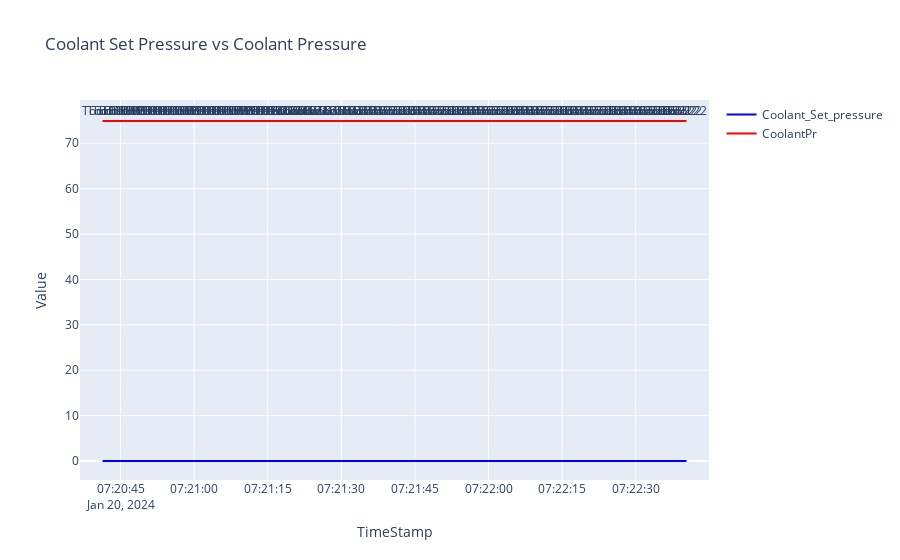

The cell this chart's notebook holds for it:
### Code cell
### Tool 22 ---->20th Jan, 2024


import plotly.graph_objects as go

trace1 = go.Scatter(x=tool22_on_20Jan.index, y=tool22_on_20Jan['Coolant_Set_pressure'], mode='lines', name='Coolant_Set_pressure', line=dict(color='blue'))

trace2 = go.Scatter(x=tool22_on_20Jan.index, y=tool22_on_20Jan['CoolantPr'], mode='lines', name='CoolantPr', line=dict(color='red'))

annotations = []
for timestamp, coolant_pressure, present_tool in zip(tool22_on_20Jan.index, tool22_on_20Jan['CoolantPr'], tool22_on_20Jan['PresentTool']):
    annotations.append(dict(x=timestamp, y=coolant_pressure, text=f'Tool {present_tool}', showarrow=False, xanchor='center', yanchor='bottom'))


layout = go.Layout(
    title='Coolant Set Pressure vs Coolant Pressure',
    xaxis=dict(title='TimeStamp'),
    yaxis=dict(title='Value'),
    annotations=annotations
)


fig = go.Figure(data=[trace1, trace2], layout=layout)


fig.show()

### Figure 1 — Plotly figure (JSON) as saved in the notebook; plotly's stock layout.template omitted (floating-point values rounded to 4 significant figures)
{"data": [{"line": {"color": "blue"}, "mode": "lines", "name": "Coolant_Set_pressure", "type": "scatter", "x": ["2024-01-20T07:20:41.330000", "2024-01-20T07:20:42.330000", "2024-01-20T07:20:43.330000", "2024-01-20T07:20:44.330000", "2024-01-20T07:20:45.330000", "2024-01-20T07:20:46.330000", "2024-01-20T07:20:47.330000", "2024-01-20T07:20:48.330000", "2024-01-20T07:20:49.330000", "2024-01-20T07:20:50.330000", "2024-01-20T07:20:51.330000", "2024-01-20T07:20:52.330000", "2024-01-20T07:20:53.330000", "2024-01-20T07:20:54.330000", "2024-01-20T07:20:55.330000", "2024-01-20T07:20:56.330000", "2024-01-20T07:20:57.330000", "2024-01-20T07:20:58.330000", "2024-01-20T07:20:59.330000", "2024-01-20T07:21:00.330000", "2024-01-20T07:21:01.330000", "2024-01-20T07:21:02.330000", "2024-01-20T07:21:03.330000", "2024-01-20T07:21:04.330000", "2024-01-20T07:21:05.330000", "2024-01-20T07:21:06.333000", "2024-01-20T07:21:07.347000", "2024-01-20T07:21:08.347000", "2024-01-20T07:21:09.347000", "2024-01-20T07:21:10.347000", "2024-01-20T07:21:11.347000", "2024-01-20T07:21:12.347000", "2024-01-20T07:21:13.347000", "2024-01-20T07:21:14.347000", "2024-01-20T07:21:15.347000", "2024-01-20T07:21:16.347000", "2024-01-20T07:21:17.347000", "2024-01-20T07:21:18.347000", "2024-01-20T07:21:19.347000", "2024-01-20T07:21:20.347000", "2024-01-20T07:21:21.350000", "2024-01-20T07:21:22.347000", "2024-01-20T07:21:23.347000", "2024-01-20T07:21:24.347000", "2024-01-20T07:21:25.347000", "2024-01-20T07:21:26.347000", "2024-01-20T07:21:27.347000", "2024-01-20T07:21:28.347000", "2024-01-20T07:21:29.347000", "2024-01-20T07:21:30.347000", "2024-01-20T07:21:31.347000", "2024-01-20T07:21:32.347000", "2024-01-20T07:21:33.347000", "2024-01-20T07:21:34.347000", "2024-01-20T07:21:35.347000", "2024-01-20T07:21:36.347000", "2024-01-20T07:21:37.347000", "2024-01-20T07:21:38.347000", "2024-01-20T07:21:39.347000", "2024-01-20T07:21:40.347000", "2024-01-20T07:21:41.347000", "2024-01-20T07:21:42.347000", "2024-01-20T07:21:43.347000", "2024-01-20T07:21:44.347000", "2024-01-20T07:21:45.347000", "2024-01-20T07:21:46.347000", "2024-01-20T07:21:47.347000", "2024-01-20T07:21:48.347000", "2024-01-20T07:21:49.347000", "2024-01-20T07:21:50.347000", "2024-01-20T07:21:51.347000", "2024-01-20T07:21:52.347000", "2024-01-20T07:21:53.347000", "2024-01-20T07:21:54.347000", "2024-01-20T07:21:55.347000", "2024-01-20T07:21:56.347000", "2024-01-20T07:21:57.347000", "2024-01-20T07:21:58.347000", "2024-01-20T07:21:59.347000", "2024-01-20T07:22:00.347000", "2024-01-20T07:22:01.347000", "2024-01-20T07:22:02.347000", "2024-01-20T07:22:03.347000", "2024-01-20T07:22:04.347000", "2024-01-20T07:22:05.347000", "2024-01-20T07:22:06.347000", "2024-01-20T07:22:07.347000", "2024-01-20T07:22:08.347000", "2024-01-20T07:22:09.347000", "2024-01-20T07:22:10.347000", "2024-01-20T07:22:11.347000", "2024-01-20T07:22:12.347000", "2024-01-20T07:22:13.347000", "2024-01-20T07:22:14.347000", "2024-01-20T07:22:15.347000", "2024-01-20T07:22:16.347000", "2024-01-20T07:22:17.347000", "2024-01-20T07:22:18.347000", "2024-01-20T07:22:19.347000", "2024-01-20T07:22:20.347000", "2024-01-20T07:22:21.347000", "2024-01-20T07:22:22.347000", "2024-01-20T07:22:23.347000", "2024-01-20T07:22:24.347000", "2024-01-20T07:22:25.347000", "2024-01-20T07:22:26.347000", "2024-01-20T07:22:27.347000", "2024-01-20T07:22:28.347000", "2024-01-20T07:22:29.347000", "2024-01-20T07:22:30.347000", "2024-01-20T07:22:31.347000", "2024-01-20T07:22:32.347000", "2024-01-20T07:22:33.347000", "2024-01-20T07:22:34.347000", "2024-01-20T07:22:35.347000", "2024-01-20T07:22:36.347000", "2024-01-20T07:22:37.347000", "2024-01-20T07:22:38.347000", "2024-01-20T07:22:39.347000", "2024-01-20T07:22:40.347000"], "y": [0, 0, 0, 0, 0, 0, 0, 0, 0, 0, 0, 0, 0, 0, 0, 0, 0, 0, 0, 0, 0, 0, 0, 0, 0, 0, 0, 0, 0, 0, 0, 0, 0, 0, 0, 0, 0, 0, 0, 0, 0, 0, 0, 0, 0, 0, 0, 0, 0, 0, 0, 0, 0, 0, 0, 0, 0, 0, 0, 0, 0, 0, 0, 0, 0, 0, 0, 0, 0, 0, 0, 0, 0, 0, 0, 0, 0, 0, 0, 0, 0, 0, 0, 0, 0, 0, 0, 0, 0, 0, 0, 0, 0, 0, 0, 0, 0, 0, 0, 0, 0, 0, 0, 0, 0, 0, 0, 0, 0, 0, 0, 0, 0, 0, 0, 0, 0, 0, 0, 0]}, {"line": {"color": "red"}, "mode": "lines", "name": "CoolantPr", "type": "scatter", "x": ["2024-01-20T07:20:41.330000", "2024-01-20T07:20:42.330000", "2024-01-20T07:20:43.330000", "2024-01-20T07:20:44.330000", "2024-01-20T07:20:45.330000", "2024-01-20T07:20:46.330000", "2024-01-20T07:20:47.330000", "2024-01-20T07:20:48.330000", "2024-01-20T07:20:49.330000", "2024-01-20T07:20:50.330000", "2024-01-20T07:20:51.330000", "2024-01-20T07:20:52.330000", "2024-01-20T07:20:53.330000", "2024-01-20T07:20:54.330000", "2024-01-20T07:20:55.330000", "2024-01-20T07:20:56.330000", "2024-01-20T07:20:57.330000", "2024-01-20T07:20:58.330000", "2024-01-20T07:20:59.330000", "2024-01-20T07:21:00.330000", "2024-01-20T07:21:01.330000", "2024-01-20T07:21:02.330000", "2024-01-20T07:21:03.330000", "2024-01-20T07:21:04.330000", "2024-01-20T07:21:05.330000", "2024-01-20T07:21:06.333000", "2024-01-20T07:21:07.347000", "2024-01-20T07:21:08.347000", "2024-01-20T07:21:09.347000", "2024-01-20T07:21:10.347000", "2024-01-20T07:21:11.347000", "2024-01-20T07:21:12.347000", "2024-01-20T07:21:13.347000", "2024-01-20T07:21:14.347000", "2024-01-20T07:21:15.347000", "2024-01-20T07:21:16.347000", "2024-01-20T07:21:17.347000", "2024-01-20T07:21:18.347000", "2024-01-20T07:21:19.347000", "2024-01-20T07:21:20.347000", "2024-01-20T07:21:21.350000", "2024-01-20T07:21:22.347000", "2024-01-20T07:21:23.347000", "2024-01-20T07:21:24.347000", "2024-01-20T07:21:25.347000", "2024-01-20T07:21:26.347000", "2024-01-20T07:21:27.347000", "2024-01-20T07:21:28.347000", "2024-01-20T07:21:29.347000", "2024-01-20T07:21:30.347000", "2024-01-20T07:21:31.347000", "2024-01-20T07:21:32.347000", "2024-01-20T07:21:33.347000", "2024-01-20T07:21:34.347000", "2024-01-20T07:21:35.347000", "2024-01-20T07:21:36.347000", "2024-01-20T07:21:37.347000", "2024-01-20T07:21:38.347000", "2024-01-20T07:21:39.347000", "2024-01-20T07:21:40.347000", "2024-01-20T07:21:41.347000", "2024-01-20T07:21:42.347000", "2024-01-20T07:21:43.347000", "2024-01-20T07:21:44.347000", "2024-01-20T07:21:45.347000", "2024-01-20T07:21:46.347000", "2024-01-20T07:21:47.347000", "2024-01-20T07:21:48.347000", "2024-01-20T07:21:49.347000", "2024-01-20T07:21:50.347000", "2024-01-20T07:21:51.347000", "2024-01-20T07:21:52.347000", "2024-01-20T07:21:53.347000", "2024-01-20T07:21:54.347000", "2024-01-20T07:21:55.347000", "2024-01-20T07:21:56.347000", "2024-01-20T07:21:57.347000", "2024-01-20T07:21:58.347000", "2024-01-20T07:21:59.347000", "2024-01-20T07:22:00.347000", "2024-01-20T07:22:01.347000", "2024-01-20T07:22:02.347000", "2024-01-20T07:22:03.347000", "2024-01-20T07:22:04.347000", "2024-01-20T07:22:05.347000", "2024-01-20T07:22:06.347000", "2024-01-20T07:22:07.347000", "2024-01-20T07:22:08.347000", "2024-01-20T07:22:09.347000", "2024-01-20T07:22:10.347000", "2024-01-20T07:22:11.347000", "2024-01-20T07:22:12.347000", "2024-01-20T07:22:13.347000", "2024-01-20T07:22:14.347000", "2024-01-20T07:22:15.347000", "2024-01-20T07:22:16.347000", "2024-01-20T07:22:17.347000", "2024-01-20T07:22:18.347000", "2024-01-20T07:22:19.347000", "2024-01-20T07:22:20.347000", "2024-01-20T07:22:21.347000", "2024-01-20T07:22:22.347000", "2024-01-20T07:22:23.347000", "2024-01-20T07:22:24.347000", "2024-01-20T07:22:25.347000", "2024-01-20T07:22:26.347000", "2024-01-20T07:22:27.347000", "2024-01-20T07:22:28.347000", "2024-01-20T07:22:29.347000", "2024-01-20T07:22:30.347000", "2024-01-20T07:22:31.347000", "2024-01-20T07:22:32.347000", "2024-01-20T07:22:33.347000", "2024-01-20T07:22:34.347000", "2024-01-20T07:22:35.347000", "2024-01-20T07:22:36.347000", "2024-01-20T07:22:37.347000", "2024-01-20T07:22:38.347000", "2024-01-20T07:22:39.347000", "2024-01-20T07:22:40.347000"], "y": [74.91, 74.91, 74.91, 74.91, 74.91, 74.91, 74.91, 74.91, 74.91, 74.91, 74.91, 74.91, 74.91, 74.91, 74.91, 74.91, 74.91, 74.91, 74.91, 74.91, 74.91, 74.91, 74.91, 74.91, 74.91, 74.91, 74.91, 74.91, 74.91, 74.91, 74.91, 74.91, 74.91, 74.91, 74.91, 74.91, 74.91, 74.91, 74.91, 74.91, 74.91, 74.91, 74.91, 74.91, 74.91, 74.91, 74.91, 74.91, 74.91, 74.91, 74.91, 74.91, 74.91, 74.91, 74.91, 74.91, 74.91, 74.91, 74.91, 74.91, 74.91, 74.91, 74.91, 74.91, 74.91, 74.91, 74.91, 74.91, 74.91, 74.91, 74.91, 74.91, 74.91, 74.91, 74.91, 74.91, 74.91, 74.91, 74.91, 74.91, 74.91, 74.91, 74.91, 74.91, 74.91, 74.91, 74.91, 74.91, 74.91, 74.91, 74.91, 74.91, 74.91, 74.91, 74.91, 74.91, 74.91, 74.91, 74.91, 74.91, 74.91, 74.91, 74.91, 74.91, 74.91, 74.91, 74.91, 74.91, 74.91, 74.91, 74.91, 74.91, 74.91, 74.91, 74.91, 74.91, 74.91, 74.91, 74.91, 74.91]}], "layout": {"annotations": [{"showarrow": false, "text": "Tool 19", "x": "2024-01-20T07:20:41.330000", "xanchor": "center", "y": 74.91, "yanchor": "bottom"}, {"showarrow": false, "text": "Tool 19", "x": "2024-01-20T07:20:42.330000", "xanchor": "center", "y": 74.91, "yanchor": "bottom"}, {"showarrow": false, "text": "Tool 19", "x": "2024-01-20T07:20:43.330000", "xanchor": "center", "y": 74.91, "yanchor": "bottom"}, {"showarrow": false, "text": "Tool 19", "x": "2024-01-20T07:20:44.330000", "xanchor": "center", "y": 74.91, "yanchor": "bottom"}, {"showarrow": false, "text": "Tool 19", "x": "2024-01-20T07:20:45.330000", "xanchor": "center", "y": 74.91, "yanchor": "bottom"}, {"showarrow": false, "text": "Tool 19", "x": "2024-01-20T07:20:46.330000", "xanchor": "center", "y": 74.91, "yanchor": "bottom"}, {"showarrow": false, "text": "Tool 19", "x": "2024-01-20T07:20:47.330000", "xanchor": "center", "y": 74.91, "yanchor": "bottom"}, {"showarrow": false, "text": "Tool 19", "x": "2024-01-20T07:20:48.330000", "xanchor": "center", "y": 74.91, "yanchor": "bottom"}, {"showarrow": false, "text": "Tool 19", "x": "2024-01-20T07:20:49.330000", "xanchor": "center", "y": 74.91, "yanchor": "bottom"}, {"showarrow": false, "text": "Tool 19", "x": "2024-01-20T07:20:50.330000", "xanchor": "center", "y": 74.91, "yanchor": "bottom"}, {"showarrow": false, "text": "Tool 19", "x": "2024-01-20T07:20:51.330000", "xanchor": "center", "y": 74.91, "yanchor": "bottom"}, {"showarrow": false, "text": "Tool 19", "x": "2024-01-20T07:20:52.330000", "xanchor": "center", "y": 74.91, "yanchor": "bottom"}, {"showarrow": false, "text": "Tool 19", "x": "2024-01-20T07:20:53.330000", "xanchor": "center", "y": 74.91, "yanchor": "bottom"}, {"showarrow": false, "text": "Tool 19", "x": "2024-01-20T07:20:54.330000", "xanchor": "center", "y": 74.91, "yanchor": "bottom"}, {"showarrow": false, "text": "Tool 19", "x": "2024-01-20T07:20:55.330000", "xanchor": "center", "y": 74.91, "yanchor": "bottom"}, {"showarrow": false, "text": "Tool 19", "x": "2024-01-20T07:20:56.330000", "xanchor": "center", "y": 74.91, "yanchor": "bottom"}, {"showarrow": false, "text": "Tool 19", "x": "2024-01-20T07:20:57.330000", "xanchor": "center", "y": 74.91, "yanchor": "bottom"}, {"showarrow": false, "text": "Tool 19", "x": "2024-01-20T07:20:58.330000", "xanchor": "center", "y": 74.91, "yanchor": "bottom"}, {"showarrow": false, "text": "Tool 19", "x": "2024-01-20T07:20:59.330000", "xanchor": "center", "y": 74.91, "yanchor": "bottom"}, {"showarrow": false, "text": "Tool 19", "x": "2024-01-20T07:21:00.330000", "xanchor": "center", "y": 74.91, "yanchor": "bottom"}, {"showarrow": false, "text": "Tool 19", "x": "2024-01-20T07:21:01.330000", "xanchor": "center", "y": 74.91, "yanchor": "bottom"}, {"showarrow": false, "text": "Tool 19", "x": "2024-01-20T07:21:02.330000", "xanchor": "center", "y": 74.91, "yanchor": "bottom"}, {"showarrow": false, "text": "Tool 19", "x": "2024-01-20T07:21:03.330000", "xanchor": "center", "y": 74.91, "yanchor": "bottom"}, {"showarrow": false, "text": "Tool 19", "x": "2024-01-20T07:21:04.330000", "xanchor": "center", "y": 74.91, "yanchor": "bottom"}, {"showarrow": false, "text": "Tool 19", "x": "2024-01-20T07:21:05.330000", "xanchor": "center", "y": 74.91, "yanchor": "bottom"}, {"showarrow": false, "text": "Tool 19", "x": "2024-01-20T07:21:06.333000", "xanchor": "center", "y": 74.91, "yanchor": "bottom"}, {"showarrow": false, "text": "Tool 19", "x": "2024-01-20T07:21:07.347000", "xanchor": "center", "y": 74.91, "yanchor": "bottom"}, {"showarrow": false, "text": "Tool 19", "x": "2024-01-20T07:21:08.347000", "xanchor": "center", "y": 74.91, "yanchor": "bottom"}, {"showarrow": false, "text": "Tool 19", "x": "2024-01-20T07:21:09.347000", "xanchor": "center", "y": 74.91, "yanchor": "bottom"}, {"showarrow": false, "text": "Tool 19", "x": "2024-01-20T07:21:10.347000", "xanchor": "center", "y": 74.91, "yanchor": "bottom"}, {"showarrow": false, "text": "Tool 19", "x": "2024-01-20T07:21:11.347000", "xanchor": "center", "y": 74.91, "yanchor": "bottom"}, {"showarrow": false, "text": "Tool 19", "x": "2024-01-20T07:21:12.347000", "xanchor": "center", "y": 74.91, "yanchor": "bottom"}, {"showarrow": false, "text": "Tool 19", "x": "2024-01-20T07:21:13.347000", "xanchor": "center", "y": 74.91, "yanchor": "bottom"}, {"showarrow": false, "text": "Tool 20", "x": "2024-01-20T07:21:14.347000", "xanchor": "center", "y": 74.91, "yanchor": "bottom"}, {"showarrow": false, "text": "Tool 20", "x": "2024-01-20T07:21:15.347000", "xanchor": "center", "y": 74.91, "yanchor": "bottom"}, {"showarrow": false, "text": "Tool 20", "x": "2024-01-20T07:21:16.347000", "xanchor": "center", "y": 74.91, "yanchor": "bottom"}, {"showarrow": false, "text": "Tool 20", "x": "2024-01-20T07:21:17.347000", "xanchor": "center", "y": 74.91, "yanchor": "bottom"}, {"showarrow": false, "text": "Tool 20", "x": "2024-01-20T07:21:18.347000", "xanchor": "center", "y": 74.91, "yanchor": "bottom"}, {"showarrow": false, "text": "Tool 20", "x": "2024-01-20T07:21:19.347000", "xanchor": "center", "y": 74.91, "yanchor": "bottom"}, {"showarrow": false, "text": "Tool 0", "x": "2024-01-20T07:21:20.347000", "xanchor": "center", "y": 74.91, "yanchor": "bottom"}, {"showarrow": false, "text": "Tool 0", "x": "2024-01-20T07:21:21.350000", "xanchor": "center", "y": 74.91, "yanchor": "bottom"}, {"showarrow": false, "text": "Tool 21", "x": "2024-01-20T07:21:22.347000", "xanchor": "center", "y": 74.91, "yanchor": "bottom"}, {"showarrow": false, "text": "Tool 21", "x": "2024-01-20T07:21:23.347000", "xanchor": "center", "y": 74.91, "yanchor": "bottom"}, {"showarrow": false, "text": "Tool 21", "x": "2024-01-20T07:21:24.347000", "xanchor": "center", "y": 74.91, "yanchor": "bottom"}, {"showarrow": false, "text": "Tool 21", "x": "2024-01-20T07:21:25.347000", "xanchor": "center", "y": 74.91, "yanchor": "bottom"}, {"showarrow": false, "text": "Tool 21", "x": "2024-01-20T07:21:26.347000", "xanchor": "center", "y": 74.91, "yanchor": "bottom"}, {"showarrow": false, "text": "Tool 21", "x": "2024-01-20T07:21:27.347000", "xanchor": "center", "y": 74.91, "yanchor": "bottom"}, {"showarrow": false, "text": "Tool 0", "x": "2024-01-20T07:21:28.347000", "xanchor": "center", "y": 74.91, "yanchor": "bottom"}, {"showarrow": false, "text": "Tool 0", "x": "2024-01-20T07:21:29.347000", "xanchor": "center", "y": 74.91, "yanchor": "bottom"}, {"showarrow": false, "text": "Tool 22", "x": "2024-01-20T07:21:30.347000", "xanchor": "center", "y": 74.91, "yanchor": "bottom"}, {"showarrow": false, "text": "Tool 22", "x": "2024-01-20T07:21:31.347000", "xanchor": "center", "y": 74.91, "yanchor": "bottom"}, {"showarrow": false, "text": "Tool 22", "x": "2024-01-20T07:21:32.347000", "xanchor": "center", "y": 74.91, "yanchor": "bottom"}, {"showarrow": false, "text": "Tool 22", "x": "2024-01-20T07:21:33.347000", "xanchor": "center", "y": 74.91, "yanchor": "bottom"}, {"showarrow": false, "text": "Tool 22", "x": "2024-01-20T07:21:34.347000", "xanchor": "center", "y": 74.91, "yanchor": "bottom"}, {"showarrow": false, "text": "Tool 22", "x": "2024-01-20T07:21:35.347000", "xanchor": "center", "y": 74.91, "yanchor": "bottom"}, {"showarrow": false, "text": "Tool 22", "x": "2024-01-20T07:21:36.347000", "xanchor": "center", "y": 74.91, "yanchor": "bottom"}, {"showarrow": false, "text": "Tool 22", "x": "2024-01-20T07:21:37.347000", "xanchor": "center", "y": 74.91, "yanchor": "bottom"}, {"showarrow": false, "text": "Tool 22", "x": "2024-01-20T07:21:38.347000", "xanchor": "center", "y": 74.91, "yanchor": "bottom"}, {"showarrow": false, "text": "Tool 22", "x": "2024-01-20T07:21:39.347000", "xanchor": "center", "y": 74.91, "yanchor": "bottom"}, {"showarrow": false, "text": "Tool 22", "x": "2024-01-20T07:21:40.347000", "xanchor": "center", "y": 74.91, "yanchor": "bottom"}, {"showarrow": false, "text": "Tool 22", "x": "2024-01-20T07:21:41.347000", "xanchor": "center", "y": 74.91, "yanchor": "bottom"}, {"showarrow": false, "text": "Tool 22", "x": "2024-01-20T07:21:42.347000", "xanchor": "center", "y": 74.91, "yanchor": "bottom"}, {"showarrow": false, "text": "Tool 22", "x": "2024-01-20T07:21:43.347000", "xanchor": "center", "y": 74.91, "yanchor": "bottom"}, {"showarrow": false, "text": "Tool 22", "x": "2024-01-20T07:21:44.347000", "xanchor": "center", "y": 74.91, "yanchor": "bottom"}, {"showarrow": false, "text": "Tool 22", "x": "2024-01-20T07:21:45.347000", "xanchor": "center", "y": 74.91, "yanchor": "bottom"}, {"showarrow": false, "text": "Tool 22", "x": "2024-01-20T07:21:46.347000", "xanchor": "center", "y": 74.91, "yanchor": "bottom"}, {"showarrow": false, "text": "Tool 22", "x": "2024-01-20T07:21:47.347000", "xanchor": "center", "y": 74.91, "yanchor": "bottom"}, {"showarrow": false, "text": "Tool 22", "x": "2024-01-20T07:21:48.347000", "xanchor": "center", "y": 74.91, "yanchor": "bottom"}, {"showarrow": false, "text": "Tool 22", "x": "2024-01-20T07:21:49.347000", "xanchor": "center", "y": 74.91, "yanchor": "bottom"}, {"showarrow": false, "text": "Tool 22", "x": "2024-01-20T07:21:50.347000", "xanchor": "center", "y": 74.91, "yanchor": "bottom"}, {"showarrow": false, "text": "Tool 22", "x": "2024-01-20T07:21:51.347000", "xanchor": "center", "y": 74.91, "yanchor": "bottom"}, {"showarrow": false, "text": "Tool 22", "x": "2024-01-20T07:21:52.347000", "xanchor": "center", "y": 74.91, "yanchor": "bottom"}, {"showarrow": false, "text": "Tool 22", "x": "2024-01-20T07:21:53.347000", "xanchor": "center", "y": 74.91, "yanchor": "bottom"}, {"showarrow": false, "text": "Tool 22", "x": "2024-01-20T07:21:54.347000", "xanchor": "center", "y": 74.91, "yanchor": "bottom"}, {"showarrow": false, "text": "Tool 22", "x": "2024-01-20T07:21:55.347000", "xanchor": "center", "y": 74.91, "yanchor": "bottom"}, {"showarrow": false, "text": "Tool 22", "x": "2024-01-20T07:21:56.347000", "xanchor": "center", "y": 74.91, "yanchor": "bottom"}, {"showarrow": false, "text": "Tool 22", "x": "2024-01-20T07:21:57.347000", "xanchor": "center", "y": 74.91, "yanchor": "bottom"}, {"showarrow": false, "text": "Tool 22", "x": "2024-01-20T07:21:58.347000", "xanchor": "center", "y": 74.91, "yanchor": "bottom"}, {"showarrow": false, "text": "Tool 22", "x": "2024-01-20T07:21:59.347000", "xanchor": "center", "y": 74.91, "yanchor": "bottom"}, {"showarrow": false, "text": "Tool 22", "x": "2024-01-20T07:22:00.347000", "xanchor": "center", "y": 74.91, "yanchor": "bottom"}, {"showarrow": false, "text": "Tool 22", "x": "2024-01-20T07:22:01.347000", "xanchor": "center", "y": 74.91, "yanchor": "bottom"}, {"showarrow": false, "text": "Tool 22", "x": "2024-01-20T07:22:02.347000", "xanchor": "center", "y": 74.91, "yanchor": "bottom"}, {"showarrow": false, "text": "Tool 22", "x": "2024-01-20T07:22:03.347000", "xanchor": "center", "y": 74.91, "yanchor": "bottom"}, {"showarrow": false, "text": "Tool 22", "x": "2024-01-20T07:22:04.347000", "xanchor": "center", "y": 74.91, "yanchor": "bottom"}, {"showarrow": false, "text": "Tool 22", "x": "2024-01-20T07:22:05.347000", "xanchor": "center", "y": 74.91, "yanchor": "bottom"}, {"showarrow": false, "text": "Tool 22", "x": "2024-01-20T07:22:06.347000", "xanchor": "center", "y": 74.91, "yanchor": "bottom"}, {"showarrow": false, "text": "Tool 22", "x": "2024-01-20T07:22:07.347000", "xanchor": "center", "y": 74.91, "yanchor": "bottom"}, {"showarrow": false, "text": "Tool 22", "x": "2024-01-20T07:22:08.347000", "xanchor": "center", "y": 74.91, "yanchor": "bottom"}, {"showarrow": false, "text": "Tool 22", "x": "2024-01-20T07:22:09.347000", "xanchor": "center", "y": 74.91, "yanchor": "bottom"}, {"showarrow": false, "text": "Tool 22", "x": "2024-01-20T07:22:10.347000", "xanchor": "center", "y": 74.91, "yanchor": "bottom"}, {"showarrow": false, "text": "Tool 22", "x": "2024-01-20T07:22:11.347000", "xanchor": "center", "y": 74.91, "yanchor": "bottom"}, {"showarrow": false, "text": "Tool 22", "x": "2024-01-20T07:22:12.347000", "xanchor": "center", "y": 74.91, "yanchor": "bottom"}, {"showarrow": false, "text": "Tool 22", "x": "2024-01-20T07:22:13.347000", "xanchor": "center", "y": 74.91, "yanchor": "bottom"}, {"showarrow": false, "text": "Tool 22", "x": "2024-01-20T07:22:14.347000", "xanchor": "center", "y": 74.91, "yanchor": "bottom"}, {"showarrow": false, "text": "Tool 22", "x": "2024-01-20T07:22:15.347000", "xanchor": "center", "y": 74.91, "yanchor": "bottom"}, {"showarrow": false, "text": "Tool 22", "x": "2024-01-20T07:22:16.347000", "xanchor": "center", "y": 74.91, "yanchor": "bottom"}, {"showarrow": false, "text": "Tool 22", "x": "2024-01-20T07:22:17.347000", "xanchor": "center", "y": 74.91, "yanchor": "bottom"}, {"showarrow": false, "text": "Tool 22", "x": "2024-01-20T07:22:18.347000", "xanchor": "center", "y": 74.91, "yanchor": "bottom"}, {"showarrow": false, "text": "Tool 22", "x": "2024-01-20T07:22:19.347000", "xanchor": "center", "y": 74.91, "yanchor": "bottom"}, {"showarrow": false, "text": "Tool 22", "x": "2024-01-20T07:22:20.347000", "xanchor": "center", "y": 74.91, "yanchor": "bottom"}, {"showarrow": false, "text": "Tool 22", "x": "2024-01-20T07:22:21.347000", "xanchor": "center", "y": 74.91, "yanchor": "bottom"}, {"showarrow": false, "text": "Tool 22", "x": "2024-01-20T07:22:22.347000", "xanchor": "center", "y": 74.91, "yanchor": "bottom"}, {"showarrow": false, "text": "Tool 22", "x": "2024-01-20T07:22:23.347000", "xanchor": "center", "y": 74.91, "yanchor": "bottom"}, {"showarrow": false, "text": "Tool 22", "x": "2024-01-20T07:22:24.347000", "xanchor": "center", "y": 74.91, "yanchor": "bottom"}, {"showarrow": false, "text": "Tool 22", "x": "2024-01-20T07:22:25.347000", "xanchor": "center", "y": 74.91, "yanchor": "bottom"}, {"showarrow": false, "text": "Tool 22", "x": "2024-01-20T07:22:26.347000", "xanchor": "center", "y": 74.91, "yanchor": "bottom"}, {"showarrow": false, "text": "Tool 22", "x": "2024-01-20T07:22:27.347000", "xanchor": "center", "y": 74.91, "yanchor": "bottom"}, {"showarrow": false, "text": "Tool 22", "x": "2024-01-20T07:22:28.347000", "xanchor": "center", "y": 74.91, "yanchor": "bottom"}, {"showarrow": false, "text": "Tool 22", "x": "2024-01-20T07:22:29.347000", "xanchor": "center", "y": 74.91, "yanchor": "bottom"}, {"showarrow": false, "text": "Tool 22", "x": "2024-01-20T07:22:30.347000", "xanchor": "center", "y": 74.91, "yanchor": "bottom"}, {"showarrow": false, "text": "Tool 22", "x": "2024-01-20T07:22:31.347000", "xanchor": "center", "y": 74.91, "yanchor": "bottom"}, {"showarrow": false, "text": "Tool 22", "x": "2024-01-20T07:22:32.347000", "xanchor": "center", "y": 74.91, "yanchor": "bottom"}, {"showarrow": false, "text": "Tool 22", "x": "2024-01-20T07:22:33.347000", "xanchor": "center", "y": 74.91, "yanchor": "bottom"}, {"showarrow": false, "text": "Tool 22", "x": "2024-01-20T07:22:34.347000", "xanchor": "center", "y": 74.91, "yanchor": "bottom"}, {"showarrow": false, "text": "Tool 22", "x": "2024-01-20T07:22:35.347000", "xanchor": "center", "y": 74.91, "yanchor": "bottom"}, {"showarrow": false, "text": "Tool 22", "x": "2024-01-20T07:22:36.347000", "xanchor": "center", "y": 74.91, "yanchor": "bottom"}, {"showarrow": false, "text": "Tool 22", "x": "2024-01-20T07:22:37.347000", "xanchor": "center", "y": 74.91, "yanchor": "bottom"}, {"showarrow": false, "text": "Tool 22", "x": "2024-01-20T07:22:38.347000", "xanchor": "center", "y": 74.91, "yanchor": "bottom"}, {"showarrow": false, "text": "Tool 22", "x": "2024-01-20T07:22:39.347000", "xanchor": "center", "y": 74.91, "yanchor": "bottom"}, {"showarrow": false, "text": "Tool 22", "x": "2024-01-20T07:22:40.347000", "xanchor": "center", "y": 74.91, "yanchor": "bottom"}], "title": {"text": "Coolant Set Pressure vs Coolant Pressure"}, "xaxis": {"title": {"text": "TimeStamp"}}, "yaxis": {"title": {"text": "Value"}}}}
